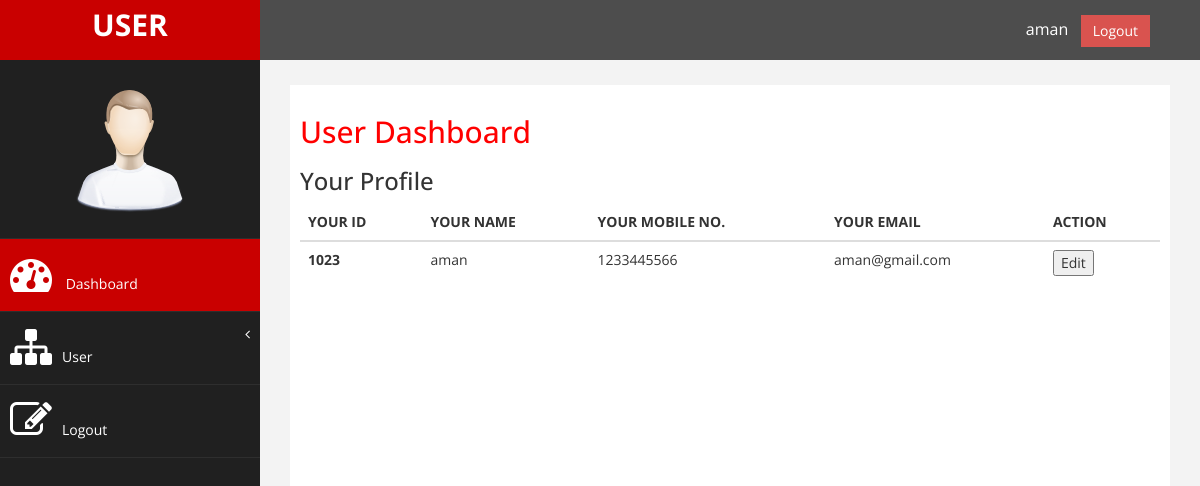
The page /user/user_profile.php (signed in) on the database its author committed.
### tables this page shows
CREATE TABLE `users` (
  `id` int(10) NOT NULL,
  `username` varchar(255) DEFAULT NULL,
  `userid` int(11) NOT NULL,
  `sponsorid` varchar(10) NOT NULL,
  `mobileno` bigint(10) DEFAULT NULL,
  `emailid` varchar(255) DEFAULT NULL,
  `mtype` varchar(100) DEFAULT 'A.B.M',
  `mrole` varchar(10) NOT NULL,
  `mstatus` varchar(10) NOT NULL DEFAULT 'Active',
  `password` varchar(255) DEFAULT NULL,
  `fname` varchar(255) DEFAULT NULL,
  `dob` varchar(255) DEFAULT NULL,
  `address` varchar(255) DEFAULT NULL,
  `caddress` varchar(255) DEFAULT NULL,
  `panno` varchar(255) DEFAULT NULL,
  `education` varchar(255) DEFAULT NULL,
  `amobileno` bigint(10) DEFAULT NULL,
  `pic` varchar(255) DEFAULT '../Userpic/notavailable.png',
  `gender` varchar(10) DEFAULT NULL,
  `pcom` bigint(10) DEFAULT 0,
  `grade` varchar(100) NOT NULL,
  `cerstatus` int(2) NOT NULL,
  `proup` int(2) NOT NULL,
  `cdate` varchar(100) NOT NULL,
  `branch` varchar(100) NOT NULL,
  `regdate` datetime NOT NULL
);

### user/user_profile.php (the view, shortened to what this page needs)
<?php
include_once('../interface/server.php');
?>
<!DOCTYPE html>
<html xmlns="http://www.w3.org/1999/xhtml">
<head>
    <link href="assets/css/bootstrap.css" rel="stylesheet" />
    <link href="assets/css/font-awesome.css" rel="stylesheet" />
    <link href="assets/js/morris/morris-0.4.3.min.css" rel="stylesheet" />
    <link href="assets/css/custom.css" rel="stylesheet" />
</head>
<body>
    <div id="wrapper">
        <nav class="navbar navbar-default navbar-cls-top " role="navigation" style="margin-bottom: 0">
            <div class="navbar-header">
                <a class="navbar-brand" href="index.html">USER</a>
            </div>
  <div style="color: white;
padding: 15px 50px 5px 50px;
float: right;
font-size: 16px;"><?php echo $_SESSION['username'];?> &nbsp; <a href="../interface/logout.php" class="btn btn-danger square-btn-adjust">Logout</a> </div>
        </nav>
                <nav class="navbar-default navbar-side" role="navigation">
            <div class="sidebar-collapse">
                <ul class="nav" id="main-menu">
				<li class="text-center">
                    <img src="assets/img/find_user.png" class="user-image img-responsive"/>
					</li>
                    <li>
                        <a class="active-menu"  href="index.php"><i class="fa fa-dashboard fa-3x"></i> Dashboard</a>
                    </li>
                    <li>
                        <a href=""><i class="fa fa-sitemap fa-3x"></i>User<span class="fa arrow"></span></a>
                      </li>
                      <li  >
                        <a  href="../interface/logout.php"><i class="fa fa-edit fa-3x"></i>Logout </a>
                    </li>
                </ul>
            </div>
        </nav>
        <div id="page-wrapper" >
            <div id="page-inner">
                <div class="row">
                    <div class="col-md-12">
                     <h2>User Dashboard</h2>
                        <h3>Your Profile</h3>
<table class="table">
  <thead>
    <tr>
     <th scope="col">YOUR ID</th>
      <th scope="col">YOUR NAME</th>
      <th scope="col"> YOUR MOBILE NO.</th>
      <th scope="col">YOUR EMAIL</th>
      <th scope="col">ACTION</th>
    </tr>
  </thead>
  <tbody>
    <?php
    $sql = "SELECT * FROM users WHERE username= '{$_SESSION['username']}'";
    $result = mysqli_query($conn, $sql);
    $row = mysqli_fetch_assoc($result);
    ?>
    <tr>
      <th scope="row"><?php echo $row['userid']?></th>
      <td><?php echo $row['username']?></td>
      <td><?php echo $row['mobileno']?></td>
      <td><?php echo $row['emailid']?></td>
      <td>
        <button>Edit</button>
      </td>
    </tr>
  </tbody>
</table>
                    </div>
                </div>
        </div>
</body>
</html>

### user/assets/css/custom.css (style rules this page uses)
body { font-family: 'Open Sans', sans-serif; }
#wrapper { width: 100%; background:#202020; }
#page-wrapper { padding: 15px 15px; min-height: 600px; background:#F3F3F3; }
#page-inner { width:100%; margin:10px 20px 10px 0px; background-color:#fff!important; padding:10px; min-height:1200px; }
.text-center { text-align:center; }
h2 { color: #f00; }
.square-btn-adjust { border: 0px solid transparent; -webkit-border-radius: 0px; -moz-border-radius: 0px; border-radius: 0px; }
.user-image { margin: 25px auto; -webkit-border-radius: 10px; -moz-border-radius: 10px; border-radius: 10px; max-height:170px; max-width:170px; }
.navbar-cls-top .navbar-brand { color: #fff; background: #C90000; width: 260px; text-align: center; height: 60px; font-size: 30px; font-weight: 700; }
.active-menu { background-color:#C90000!important; }
.arrow { float: right; }
.fa.arrow:before { content: "\f104"; }
.sidebar-collapse , .sidebar-collapse .nav { background:none; }
.sidebar-collapse .nav { padding:0; }
.sidebar-collapse .nav > li > a { color:#fff; background:#202020; text-shadow:none; }
.sidebar-collapse > .nav > li > a { padding:15px 10px; }
.sidebar-collapse > .nav > li { border-bottom: 1px solid rgba(107, 108, 109, 0.19); }
.navbar-side { border:none; background-color: #202020; }
.navbar-cls-top { background:#4D4D4D; border-bottom:none; }
.navbar-default { border:0px solid black; }
.navbar-header { background: #A70303; }
.nav > li > a > i { margin-right:10px; }
@media (min-width:768px) { #page-wrapper { margin: 0 0 0 260px; padding: 15px 30px; min-height: 1200px; } }
@media (min-width:768px) { .navbar-side { z-index: 1; position: absolute; width: 260px; } }
@media (min-width:768px) { .navbar { border-radius: 0px; } }

### rows shown on the page
users: userid "1023", username "aman", mobileno "1233445566", emailid "aman@gmail.com"

### other values the page prints
$_SESSION['username'] "aman"
